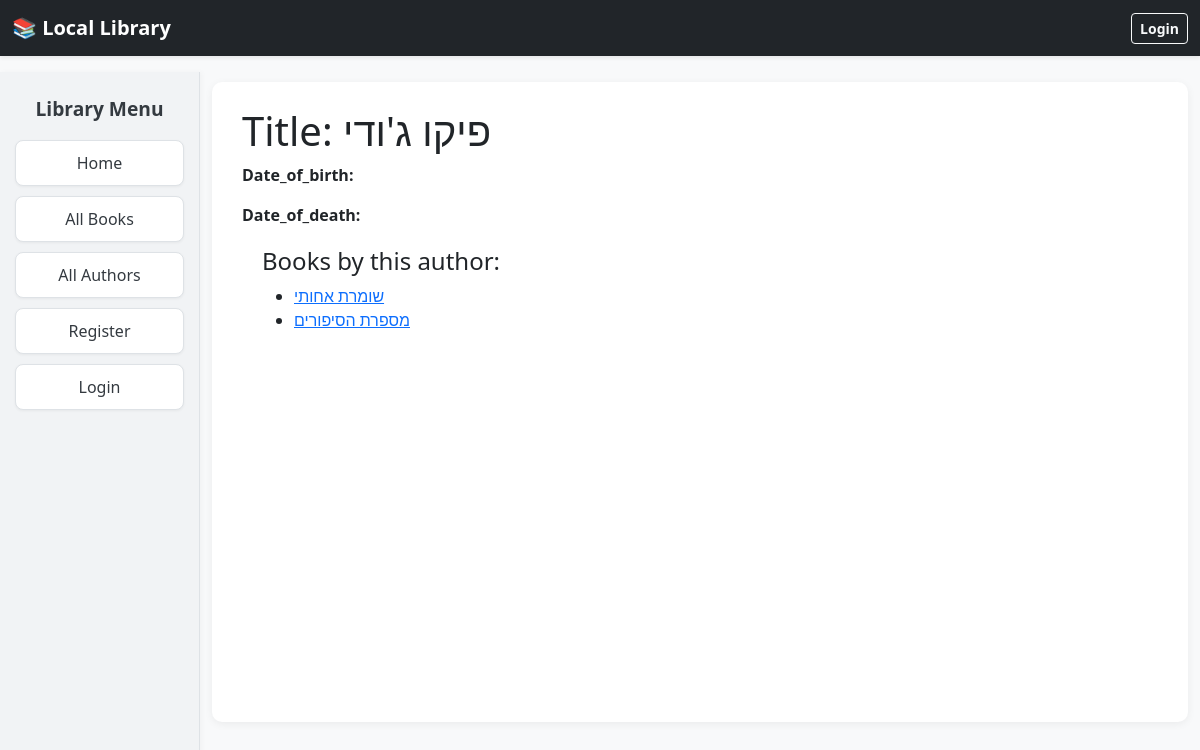
/catalog/author/3, run on the app's committed database.
### catalog/models.py (models this page shows, shortened)
class Author(models.Model):
    first_name = models.CharField(max_length=100)
    last_name = models.CharField(max_length=100)
    date_of_birth = models.DateField(null=True, blank=True)
    date_of_death = models.DateField('Died', null=True, blank=True)
    class Meta:
        ordering = ['last_name', 'first_name']

class Book(models.Model):
    title = models.CharField(max_length=200)
    author = models.ForeignKey('Author', on_delete=models.RESTRICT, null=True)
    language = models.ForeignKey('Language', on_delete=models.SET_NULL, null=True)
    summary = models.TextField(
        max_length=1000, help_text="Enter a brief description of the book")
    isbn = models.CharField('ISBN', max_length=13,
                            unique=True,
                            help_text='13 Character <a href="https://www.isbn-international.org/content/what-isbn'
                                      '">ISBN number</a>')
    genre = models.ManyToManyField(
        Genre, help_text="Select a genre for this book")
    def get_absolute_url(self):
        return reverse('book-detail', args=[str(self.id)])

### catalog/views.py (the view)
# urls.py: path('author/<int:pk>', views.AuthorDetailView.as_view(), name='author-detail'),
class AuthorDetailView(generic.DetailView):
    model=Author

### catalog/templates/catalog/author_detail.html
{% extends "base_generic.html" %}
{% block content %}
  <h1>Title: {{ author.last_name }} {{ author.first_name }}</h1>
  <p><strong>Date_of_birth:</strong> {{ Author.date_of_birth }}</p>
  <p><strong>Date_of_death:</strong> {{ Author.date_of_death }}</p>
  <div style="margin-left:20px;margin-top:20px">
      <h4>Books by this author:</h4>
    {% if author.book_set.all %}
      <ul>
        {% for book in author.book_set.all %}
          <li>
            <a href="{{ book.get_absolute_url }}">{{ book.title }}</a>
          </li>
        {% endfor %}
      </ul>
    {% else %}
      <p>No books found for this author.</p>
    {% endif %}
  </div>
{% endblock %}

### catalog/static/css/styles.css (style rules this page uses)
body { font-family: 'Poppins', 'Segoe UI', Arial, sans-serif; background-color: #f8f9fa; color: #212529; }

### data on the page
Author: last_name "פיקו", first_name "ג'ודי"
Book: title "שומרת אחותי"
Book: title "מספרת הסיפורים"
